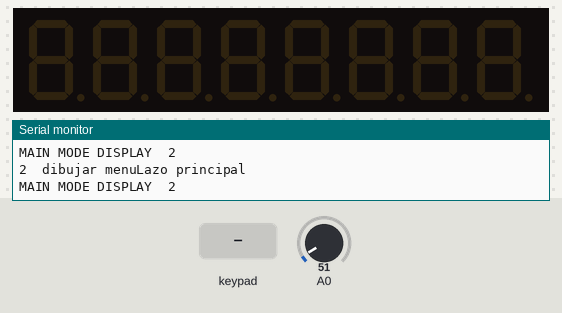
Recording of a sketch running on a simulated Arduino Uno, built with avr-gcc and run on an emulated ATmega328P. On the bench: 8-digit seven-segment display, the last lines printed to the serial monitor. Inputs (shaded band) come from the test bench; at power-on: A0 = 51.

Above: at 1.3 s.
1.4 s: key '2' pressed
At 2.1 s:
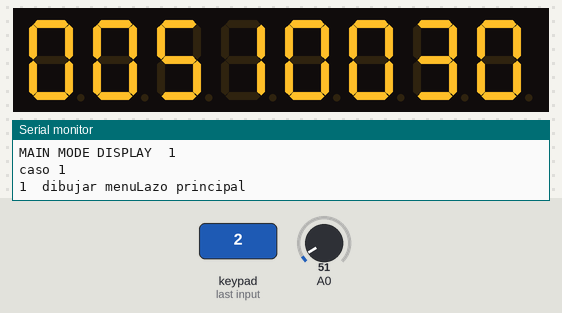
3.1 s: A0 set to 61
Timing chart, 0 to 6.1 s (numbered marks = the images above; inputs shaded):
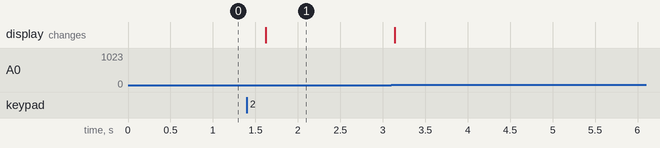

Measured:
- after the input at 1.4 s, the display: changes after 0.22 s (image 1)

The sketch:

interfaz_pid_tm1638.ino
```cpp
#include <TM1638plus.h>
#define STROBE_TM 4
#define CLOCK_TM 6
#define DIO_TM 7
uint8_t MainMode = 2;
unsigned long previousMillis = 0;
const long  interval  = 225; // interval at which to debounce button readback function(milliseconds)

int ref = 30;
float kp = 2;
int Ti = 50;
int Td = 30;

TM1638plus tm(STROBE_TM, CLOCK_TM, DIO_TM);
//PreciseLM35 lm35(pinLM35, INTERNAL1V1, arefRatio); //MEGA
//PreciseLM35 lm35(pinLM35, INTERNAL, arefRatio); //UNO

void setup() {
  tm.reset();
  Serial.begin(9600);
}

void loop() {
  Serial.println("Lazo principal");
MainMenu();
}

/*
 * El menu principal es el que da la funcionalidad a los botones para cambiar de hoja y mostrar
 * otras opciones, la principal es mostrar temperatura actual y setpoint, la siguiente el setpoint,
 * luego siguen los parametros kp, ti y td en pestañas distintas.
 * Al presionar el boton de configuracion se hace una llamada a una funcion que deja en un lazo al display
 * mostrando el nombre del parametro y el valor a ajustar, se habilitan los botones cancelar, aceptar, subir
 * y bajar.
 */

void MainMenu(void)
{
  uint8_t buttons = buttonsRead();

  switch (buttons)
  {
    case 0x02:
      MainMode = (MainMode-1) % 5;
      Display(MainMode);
      break;
    case 0x04:
      MainMode = 2;
      Display(MainMode);
      settingsREF();
      Serial.print(MainMode);
      Serial.print("\t");
      Serial.println("settingsREF");
      break;
    case 0x08:
      MainMode = 3;
      Display(MainMode);
      settingsKP();
      Serial.print(MainMode);
      Serial.print("\t");
      Serial.println("settingsREF");
      break;
    case 0x10:
      MainMode = 4;
      Display(MainMode);
      settingsTI();
      break;
    case 0x20:
      MainMode = 5;
      Display(MainMode);
      settingsTD();
      break;
    case 0x40:
      MainMode = (MainMode+1) % 5;
      Display(MainMode);
      break;
  }

  Display(MainMode);
  Serial.print(MainMode);
      Serial.print("\t");
      Serial.print("dibujar menu");
  }

/*
 *  El menu para setear la referencia tiene las cuatro opciones antes mencionadas y permite ver
 *  en tiempo real el valor que tomará la referencia, solo se envia al controlador cuando
 *  se presiona OK, se realiza una llamada a la funcion setREF.
 */

void settingsREF(void)
{
  Serial.print(MainMode);
      Serial.print("\t");
  Serial.println("rutina settingsREF");
  boolean estado = 0;
  while (1)
  {
    Display(MainMode);
    Serial.print(MainMode);
      Serial.print("\t");
    Serial.println("while");
    uint8_t buttons = buttonsRead();
    switch (buttons)
    {
      case 0x01 : estado = 1; break;
      case 0x08 : ref--; break;
      case 0x10 : ref++; break;
      case 0x80 : setREF(ref); estado = 1; break;
    }
    if (estado == 1) break;
  }
}


void setREF(uint8_t ref)
{
  // tiene que enviar un valor entero al controlador
}

void settingsKP(void)
{
  boolean estado = 0;
  while (1)
  {
    Display(MainMode);
    uint8_t buttons = buttonsRead();
    switch (buttons)
    {
      case 0x01 : estado = 1; break;
      case 0x08 : kp--; break;
      case 0x10 : kp++; break;
      case 0x80 : setKP(kp); estado = 1; break;
    }
    if (estado == 1) break;
  }
}

void setKP(float kp)
{

}

void settingsTI(void)
{
  boolean estado = 0;
  while (1)
  {
    Display(MainMode);
    uint8_t buttons = buttonsRead();
    switch (buttons)
    {
      case 0x01 : estado = 1; break;
      case 0x08 : Ti--; break;
      case 0x10 : Ti++; break;
      case 0x80 : setTI(Ti); estado = 1; break;
    }
    if (estado == 1) break;
  }
}

void setTI(uint8_t Ti)
{

}

void settingsTD(void)
{
  boolean estado = 0;
  while (1)
  {
    Display(MainMode);
    uint8_t buttons = buttonsRead();
    switch (buttons)
    {
      case 0x01 : estado = 1; break;
      case 0x08 : Td--; break;
      case 0x10 : Td++; break;
      case 0x80 : setTD(Td); estado = 1; break;
    }
    if (estado == 1) break;
  }
}

void setTD(uint8_t Td)
{

}


uint8_t buttonsRead(void)
{
  uint8_t buttons = 0;
  unsigned long currentMillis = millis();
  if (currentMillis - previousMillis >= interval) {
    previousMillis = currentMillis;
    buttons = tm.readButtons();
  }
  return buttons;
}

void Display(uint8_t DisplayMode)
{
  Serial.print("MAIN MODE DISPLAY");
  Serial.print("\t");
  Serial.println(MainMode);
  switch (MainMode)
  {
    case 1 :
    Serial.println("caso 1");
    int temp = analogRead(A0);
    char dest1[8];
    sprintf(dest1,"%04i%04i",temp,ref);
    tm.displayText(dest1);
    break;

    case 2:
//    char setpoint[1] = "set ";
//    char dest2[8];
//    sprintf(dest2,"%s%04i",setpoint,ref);
//    Serial.println(dest2);
//    tm.displayText(dest2);
      tm.displayText("hello");
      Serial.println("case 2");
    break;

    case 3:
    Serial.println("caso 3");
    char strkp[4] = " KP ";
    char dest3[8];
    sprintf(dest3,"%s%4f",strkp, kp);
    tm.displayText(dest3);
    break;

    case 4:
    char strti[4] = " tI ";
    char dest4[8];
    sprintf(dest4,"%s%04i",strti, Ti);
    tm.displayText(dest4);
    break;

    case 5:
    char strtd[4] = " td ";
    char dest5[8];
    sprintf(dest5,"%s%04i",strtd, Td);
    tm.displayText(dest5);
    break;
  }
}

//void Parametros(uint8_t set float kp uint8_t Ti uint8_t Td)
//{
//  pid(set,kp,ti,td)
//}
```
